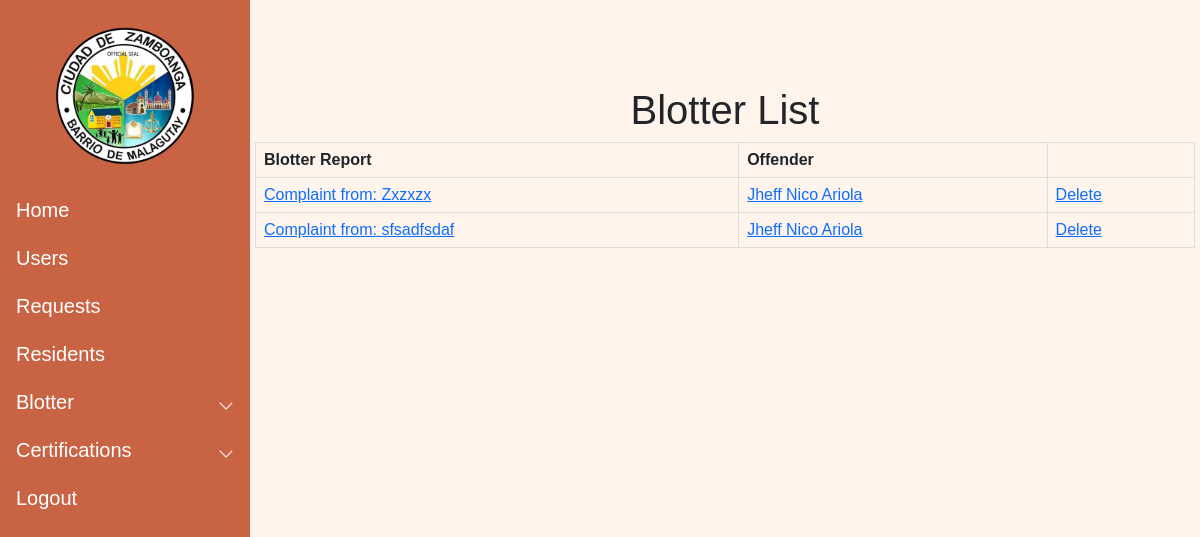
Page /blotter_display/ (signed in) on the earlier database version.
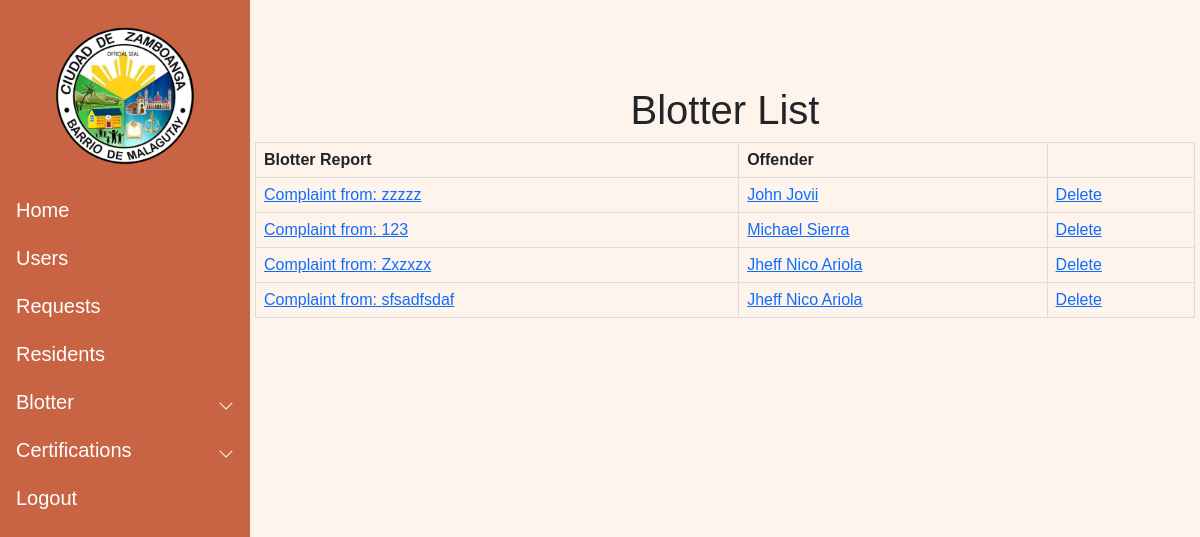
Same page on the later database version.
### Blotter/models.py (models this page shows)
class Blotreport (models.Model):
    Offender = models.ForeignKey (Resident, null = True, default = None, on_delete = models.CASCADE)
    Complainant = models.CharField (max_length = 50)
    Complaint = models.TextField(max_length = 250)
    created_date = models.DateTimeField (auto_now_add=True)
    modified_date = models.DateTimeField (auto_now=True)

### Resident/models.py (models this page shows)
class Resident (models.Model):
    pic = models.ImageField(null=True, blank = True, verbose_name="Profile Picture", upload_to= "images/")
    First_name = models.CharField(max_length=50)
    Last_name = models.CharField(max_length=50)
    Middle_name = models.CharField(max_length=50)
    Birthdate = models.DateField(auto_now_add=False, auto_now=False)
    Gender_choices = (
        ('Male','Male'),
        ('Female','Female')
        )
    Gender = models.CharField(max_length=100, choices=Gender_choices, default = "Not Specified")
    Contact = models.CharField(max_length=11)
    Cstatus_choices = (
        ('Single','Single'),
        ('Married','Married'),
        ('Divorced','Divorced'),
        ('Separated','Separated'),
        ('Widowed','Widowed'),
        )
    Marital_status = models.CharField(max_length=100, choices = Cstatus_choices, default = "")
    Citizenship = models.CharField(max_length=100)
    Religion = models.CharField(max_length=100)
    Occupation = models.CharField(max_length=100, null=True, blank=True)
    Vac_choices = (
        ('Vaccinated','Vaccinated'),
        ('Non-Vaccinated','Non-Vaccinated')
    )
    Vaccination = models.CharField(max_length=100, choices = Vac_choices, verbose_name="Vaccination Status", default="")
    Address = models.TextField(max_length=250, verbose_name="Street Address")
    Blacklisted = models.BooleanField(default = False)
    created_date = models.DateTimeField(auto_now_add=True)
    modified_date = models.DateTimeField(auto_now=True)
    def __str__(self):
        return f'{self.First_name} {self.Last_name}'

### Blotter/views.py (the view)
# urls.py: path('blotter_display/', Blotter_display, name = "blotter_display"),
@login_required(login_url='login')
def Blotter_display(request):
    Blotter_obj = Blotreport.objects.all()
    context = {
        'Blotter_obj' : Blotter_obj
    }
    return render(request, "blotter/blotter_display.html", context = context)

### templates/blotter/blotter_display.html (shortened to what this page needs)
{%  extends 'base.html' %}
{% load static %}
{% block content %}
<h1 style="text-align: center;">Blotter List</h1>
<table>
    <tr>
        <th>Blotter Report</th>
        <th>Offender</th>
        <th></th>
    </tr>
    {% for blot in Blotter_obj reversed %}
    <tr>
        <td><a href="{% url 'blotter_details' blot.id %}">Complaint from: {{blot.Complainant}}</a></td>
        <td><a href = "{% url 'resident_profile' blot.Offender.id %}">{{blot.Offender}}</a></td>
        <td><a href="{% url 'delete_report' blot.id %}">Delete</a></td>
    </tr>
     {% endfor %}
</table>
{% endblock content %}

Differences in the rows shown:
added Blotreport: Complainant "zzzzz", Offender "John Jovii"
added Blotreport: Complainant "123", Offender "Michael Sierra"
